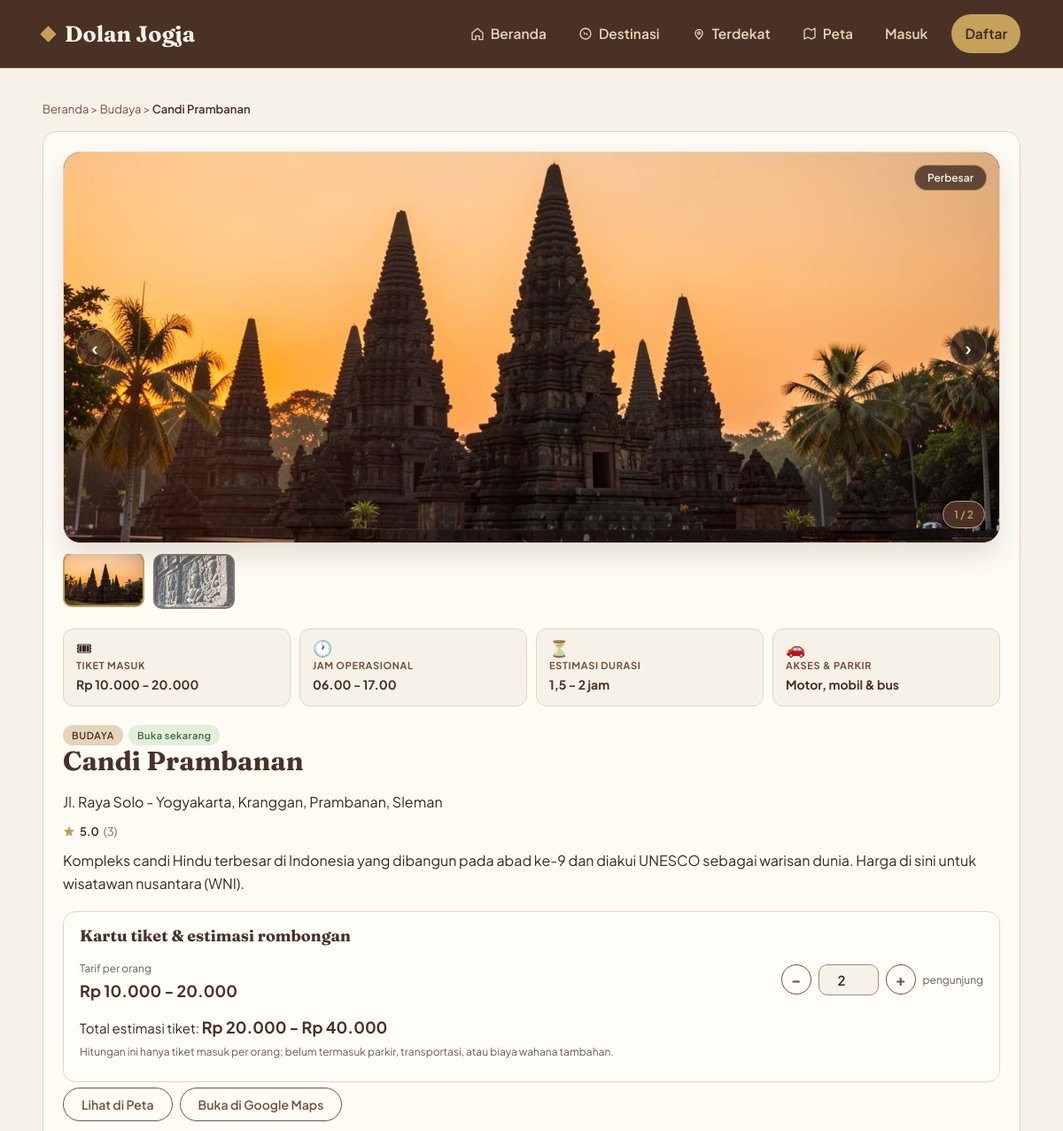
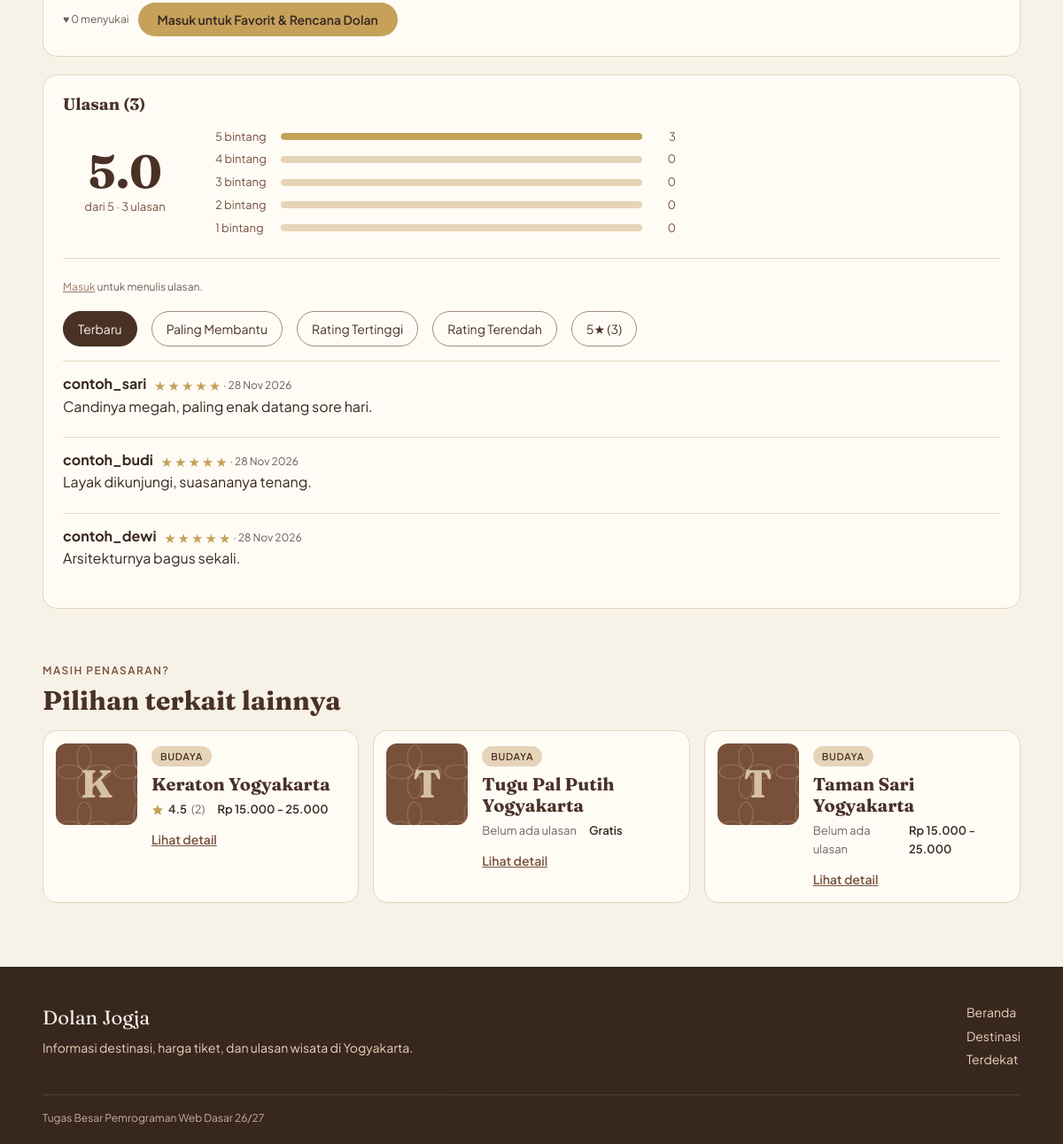
Page /destinasi/detail.php?id=1 on the committed database (2 pictures, top to bottom).
### tables this page shows
CREATE TABLE destinations (
  id INT AUTO_INCREMENT PRIMARY KEY,
  category_id INT NOT NULL,
  nama VARCHAR(100) NOT NULL,
  UNIQUE KEY unik_nama_destinasi (nama),
  lokasi VARCHAR(200) NOT NULL,
  deskripsi TEXT,
  harga_tiket INT NOT NULL DEFAULT 0,
  harga_maks INT DEFAULT NULL,
  jam_buka VARCHAR(100),
  latitude DECIMAL(10,7),
  longitude DECIMAL(10,7),
  foto VARCHAR(255),
  created_at TIMESTAMP DEFAULT CURRENT_TIMESTAMP,
  FOREIGN KEY (category_id) REFERENCES categories(id)
);

CREATE TABLE categories (
  id INT AUTO_INCREMENT PRIMARY KEY,
  nama VARCHAR(50) NOT NULL
);

CREATE TABLE reviews (
  id INT AUTO_INCREMENT PRIMARY KEY,
  destination_id INT NOT NULL,
  user_id INT NOT NULL,
  rating TINYINT NOT NULL,
  komentar TEXT,
  created_at TIMESTAMP DEFAULT CURRENT_TIMESTAMP,
  FOREIGN KEY (destination_id) REFERENCES destinations(id) ON DELETE CASCADE,
  FOREIGN KEY (user_id) REFERENCES users(id) ON DELETE CASCADE
);

CREATE TABLE users (
  id INT AUTO_INCREMENT PRIMARY KEY,
  username VARCHAR(30) NOT NULL UNIQUE,
  email VARCHAR(100) NOT NULL UNIQUE,
  password VARCHAR(255) NOT NULL,
  nama_lengkap VARCHAR(100) NOT NULL,
  no_hp VARCHAR(20) DEFAULT NULL,
  foto VARCHAR(255) DEFAULT NULL,
  role ENUM('user','admin') NOT NULL DEFAULT 'user',
  created_at TIMESTAMP DEFAULT CURRENT_TIMESTAMP
);

### destinasi/detail.php (the view, shortened to what the rows shown need)
<?php
require_once __DIR__ . "/../config/koneksi.php";
require_once __DIR__ . "/../includes/auth.php";
require_once __DIR__ . "/../includes/jam_buka.php";
require_once __DIR__ . "/../includes/ulasan_bantuan.php";
$id = (int) ($_GET["id"] ?? 0);
$st = mysqli_prepare($conn, "SELECT d.*, c.nama AS kategori,
    (SELECT AVG(rating) FROM reviews WHERE destination_id = d.id) AS rata,
    (SELECT COUNT(*) FROM reviews WHERE destination_id = d.id) AS jml_ulasan
    FROM destinations d JOIN categories c ON c.id = d.category_id WHERE d.id = ?");
mysqli_stmt_bind_param($st, "i", $id);
mysqli_stmt_execute($st);
$d = mysqli_fetch_assoc(mysqli_stmt_get_result($st));
$ada_bantuan = pastikan_bantuan_ulasan($conn);
$sql_ulasan = "SELECT r.id, r.user_id, r.rating, r.komentar, r.created_at, u.username";
if ($ada_bantuan) {
    $sql_ulasan .= ",
        (SELECT COUNT(*) FROM review_helps h WHERE h.review_id = r.id) AS membantu,
        (SELECT COUNT(*) FROM review_helps h2 JOIN reviews r2 ON r2.id = h2.review_id WHERE r2.user_id = r.user_id) AS total_membantu";
} else {
    $sql_ulasan .= ", 0 AS membantu, 0 AS total_membantu";
}
$sql_ulasan .= " FROM reviews r JOIN users u ON u.id = r.user_id WHERE r.destination_id = ? ORDER BY r.created_at DESC";
$st = mysqli_prepare($conn, $sql_ulasan);
mysqli_stmt_bind_param($st, "i", $id);
mysqli_stmt_execute($st);
$ulasan_semua = mysqli_fetch_all(mysqli_stmt_get_result($st), MYSQLI_ASSOC);
$distribusi = array(5 => 0, 4 => 0, 3 => 0, 2 => 0, 1 => 0);
foreach ($ulasan_semua as $r) {
    $rt = (int) $r["rating"];
    if (isset($distribusi[$rt])) { $distribusi[$rt]++; }
}
$opsi_urut = array(
    "terbaru"   => "Terbaru",
    "membantu"  => "Paling Membantu",
    "tertinggi" => "Rating Tertinggi",
    "terendah"  => "Rating Terendah",
);
$urut_ulasan = $_GET["urut"] ?? "terbaru";
$filter_bintang = (int) ($_GET["bintang"] ?? 0);
if ($filter_bintang < 1 || $filter_bintang > 5) { $filter_bintang = 0; }
$ulasan = array_values(array_filter($ulasan_semua, function ($r) use ($filter_bintang) {
    return $filter_bintang === 0 || (int) $r["rating"] === $filter_bintang;
}));
$tersimpan = false;
$st = mysqli_prepare($conn, "SELECT COUNT(*) AS n FROM favorites WHERE destination_id = ?");
mysqli_stmt_bind_param($st, "i", $id);
mysqli_stmt_execute($st);
$jml_favorit = (int) mysqli_fetch_assoc(mysqli_stmt_get_result($st))["n"];
$difavoritkan = false;
$harga_min  = (int) $d["harga_tiket"];
$harga_maks = ($d["harga_maks"] !== null && (int) $d["harga_maks"] > $harga_min) ? (int) $d["harga_maks"] : $harga_min;
$st = mysqli_prepare($conn, "SELECT d.id, d.nama, d.foto, d.harga_tiket, d.harga_maks, c.nama AS kategori,
    (SELECT AVG(rating) FROM reviews WHERE destination_id = d.id) AS rata,
    (SELECT COUNT(*) FROM reviews WHERE destination_id = d.id) AS jml_ulasan
    FROM destinations d JOIN categories c ON c.id = d.category_id
    WHERE d.id <> ? ORDER BY (d.category_id = ?) DESC, d.id LIMIT 3");
mysqli_stmt_bind_param($st, "ii", $id, $d["category_id"]);
mysqli_stmt_execute($st);
$terkait = mysqli_fetch_all(mysqli_stmt_get_result($st), MYSQLI_ASSOC);
require_once __DIR__ . "/../includes/header.php";
?>
<div class="wadah"><div class="halaman-isi">
    <p class="breadcrumb">
        <a href="<?php echo BASE_URL; ?>index.php">Beranda</a> &gt;
        <a href="<?php echo BASE_URL; ?>index.php?kategori=<?php echo (int) $d["category_id"]; ?>#destinasi"><?php echo e($d["kategori"]); ?></a> &gt;
        <span class="sekarang"><?php echo e($d["nama"]); ?></span>
    </p>
    <div class="panel">
        <?php
        $daftar_foto = galeri_destinasi($d["id"]);
        $jml_slide = count($daftar_foto);
        ?>
        <?php if ($jml_slide > 0) { ?>
        <div class="galeri-detail" id="galeriDestinasi">
            <div class="galeri-viewport">
            </div>
            <?php if ($jml_slide > 1) { ?>
                <div class="galeri-thumbs" id="galeriThumbs">
                </div>
            <?php } ?>
        </div>
        <?php } else { ?>
            <div class="galeri-destinasi galeri-kosong"><?php echo tampil_monogram($d["kategori"], $d["nama"]); ?></div>
        <?php } ?>
        <div class="info-praktis">
            <div class="info-praktis-item">
                <span class="info-ikon" aria-hidden="true">&#127903;</span>
                <span class="info-label">Tiket masuk</span>
                <strong><?php echo e(rentang_harga($harga_min, $harga_maks)); ?></strong>
            </div>
            <div class="info-praktis-item">
                <span class="info-ikon" aria-hidden="true">&#128336;</span>
                <span class="info-label">Jam operasional</span>
                <strong><?php echo e($d["jam_buka"] ?: "Tidak tersedia"); ?></strong>
            </div>
            <div class="info-praktis-item">
                <span class="info-ikon" aria-hidden="true">&#9203;</span>
                <span class="info-label">Estimasi durasi</span>
                <strong><?php echo e(durasi_kunjungan($d["kategori"])); ?></strong>
            </div>
            <div class="info-praktis-item">
                <span class="info-ikon" aria-hidden="true">&#128663;</span>
                <span class="info-label">Akses &amp; parkir</span>
                <strong><?php echo e(akses_parkir($d["kategori"])); ?></strong>
            </div>
        </div>
        <span class="label"><?php echo e($d["kategori"]); ?></span><?php echo badge_buka($d["jam_buka"]); ?>
        <h2><?php echo e($d["nama"]); ?></h2>
        <p><?php echo e($d["lokasi"]); ?></p>
        <p class="meta-baris"><?php echo tampil_rating($d["rata"], $d["jml_ulasan"]); ?></p>
        <p><?php echo nl2br(e($d["deskripsi"])); ?></p>
        <div class="tiket-estimasi" id="estimasiTiket"
             data-harga-min="<?php echo $harga_min; ?>"
             data-harga-maks="<?php echo $harga_maks; ?>">
            <h3>Kartu tiket &amp; estimasi rombongan</h3>
            <div class="tiket-baris">
                <div class="tiket-tarif">
                    <span class="kecil">Tarif per orang</span>
                    <strong><?php echo e(rentang_harga($harga_min, $harga_maks)); ?></strong>
                </div>
            </div>
            <p class="tiket-total">Total estimasi tiket: <strong id="teksTotalTiket"><?php echo e(rentang_harga($harga_min * 2, $harga_maks * 2)); ?></strong></p>
            <p class="kecil">Hitungan ini hanya tiket masuk per orang; belum termasuk parkir, transportasi, atau biaya wahana tambahan.</p>
        </div>
        <?php if ($d["latitude"] !== null && $d["longitude"] !== null) { ?>
            <p class="tautan-lokasi">
                <a class="tombol tombol-garis" href="<?php echo BASE_URL; ?>peta.php?fokus=<?php echo (int) $d["id"]; ?>">Lihat di Peta</a>
                <a class="tombol tombol-garis" href="https://www.google.com/maps?q=<?php echo e($d["latitude"]); ?>,<?php echo e($d["longitude"]); ?>" target="_blank" rel="noopener noreferrer">Buka di Google Maps</a>
            </p>
        <?php } ?>
        <div class="aksi-destinasi-grup">
            <?php if (sudah_login()) {
                $token_aksi = generate_csrf_token();
            ?>
                <button type="button"
                        class="tombol tombol-garis btn-favorit<?php echo $difavoritkan ? ' aktif' : ''; ?>"
                        data-endpoint="<?php echo BASE_URL; ?>user/toggle_favorit.php"
                        data-id="<?php echo (int) $d["id"]; ?>"
                        data-csrf="<?php echo e($token_aksi); ?>">
                    <span class="ikon-hati"><?php echo $difavoritkan ? "&#9829;" : "&#9825;"; ?></span>
                    <span class="teks-fav"><?php echo $difavoritkan ? "Difavoritkan" : "Favorit"; ?></span>
                    (<span class="hitung-fav"><?php echo $jml_favorit; ?></span>)
                </button>
                <button type="button"
                        class="tombol btn-rencana-toggle<?php echo $tersimpan ? ' tombol-garis' : ''; ?>"
                        data-endpoint="<?php echo BASE_URL; ?>user/toggle_rencana.php"
                        data-id="<?php echo (int) $d["id"]; ?>"
                        data-csrf="<?php echo e($token_aksi); ?>">
                    <?php echo $tersimpan ? "&#10003; Tersimpan di Rencana" : "+ Rencana Dolan"; ?>
                </button>
            <?php } else { ?>
                <span class="kecil">&#9829; <?php echo $jml_favorit; ?> menyukai</span>
                <a class="tombol" href="<?php echo BASE_URL; ?>auth/login.php">Masuk untuk Favorit &amp; Rencana Dolan</a>
            <?php } ?>
        </div>
    </div>
    <div class="panel" id="ulasan">
        <div id="wadah-ulasan">
            <?php if (count($ulasan_semua) > 0) { ?>
                <div class="ulasan-filter">
                    <?php
                    $base_ulasan = BASE_URL . "destinasi/detail.php?id=" . (int) $d["id"];
                    foreach ($opsi_urut as $k_urut => $lbl_urut) {
                        $href = $base_ulasan . "&urut=" . $k_urut . ($filter_bintang > 0 ? "&bintang=" . $filter_bintang : "") . "#ulasan";
                    ?>
                        <a class="chip<?php echo $urut_ulasan === $k_urut ? ' aktif' : ''; ?>" href="<?php echo e($href); ?>"><?php echo e($lbl_urut); ?></a>
                    <?php } ?>
                    <?php if ($filter_bintang > 0) { ?>
                        <a class="chip" href="<?php echo e($base_ulasan . "&urut=" . $urut_ulasan . "#ulasan"); ?>">Semua bintang (Reset)</a>
                    <?php } else { ?>
                        <?php for ($b = 5; $b >= 1; $b--) { if ($distribusi[$b] > 0) { ?>
                            <a class="chip" href="<?php echo e($base_ulasan . "&urut=" . $urut_ulasan . "&bintang=" . $b . "#ulasan"); ?>"><?php echo $b; ?>&#9733; (<?php echo $distribusi[$b]; ?>)</a>
                        <?php } } ?>
                    <?php } ?>
                </div>
            <?php } ?>
            <?php foreach ($ulasan as $r) {
                $nilai_rt = (int) $r["rating"];
            ?>
                <div class="ulasan-item">
                    <strong><?php echo e($r["username"]); ?></strong>
                    <span class="bintang-tampil" title="<?php echo $nilai_rt; ?>/5">
                        <?php for ($s = 1; $s <= 5; $s++) { ?>
                            <span class="<?php echo $s <= $nilai_rt ? 'isi' : 'kosong'; ?>">&#9733;</span>
                        <?php } ?>
                    </span>
                    <span class="kecil"> &middot; <?php echo e(date("d M Y", strtotime($r["created_at"]))); ?></span>
                    <p><?php echo nl2br(e($r["komentar"])); ?></p>
                </div>
            <?php } ?>
        </div>
    </div>
    <?php if (count($terkait) > 0) { ?>
    <div class="bagian">
        <h2>Pilihan terkait lainnya</h2>
        <div class="terkait-grid">
            <?php foreach ($terkait as $t) { ?>
                <div class="baris-kecil kartu-klik">
                    <?php echo tampil_foto($t["foto"], $t["kategori"], $t["nama"]); ?>
                    <div>
                        <span class="label"><?php echo e($t["kategori"]); ?></span>
                        <h3><?php echo e($t["nama"]); ?></h3>
                        <p class="meta-baris"><?php echo tampil_rating($t["rata"], $t["jml_ulasan"]); ?><span><?php echo e(rentang_harga($t["harga_tiket"], $t["harga_maks"])); ?></span></p>
                        <a href="<?php echo BASE_URL; ?>destinasi/detail.php?id=<?php echo (int) $t["id"]; ?>">Lihat detail</a>
                    </div>
                </div>
            <?php } ?>
        </div>
    </div>
    <?php } ?>
</div></div>
<?php require_once __DIR__ . "/../includes/footer.php"; ?>

### includes/fungsi.php (shortened to what the rows shown need)
<?php
function e($teks) {
    return htmlspecialchars((string) $teks, ENT_QUOTES, "UTF-8");
}
function rentang_harga($min, $maks) {
    if ((int) $min === 0 && ($maks === null || (int) $maks === 0)) {
        return "Gratis";
    }
    $teks = "Rp " . number_format($min, 0, ",", ".");
    if ($maks !== null && (int) $maks > (int) $min) {
        $teks .= " - " . number_format($maks, 0, ",", ".");
    }
    return $teks;
}
function foto_ada($foto) {
    $berkas = basename((string) $foto);
    return is_file(__DIR__ . "/../assets/uploads/destinasi/" . $berkas);
}
function tampil_monogram($kategori, $nama) {
    $kelas = "ph-" . strtolower(preg_replace("/[^a-zA-Z0-9]/", "", (string) $kategori));
    $huruf = mb_strtoupper(mb_substr((string) $nama, 0, 1, "UTF-8"), "UTF-8");
    return '<div class="foto-bingkai"><div class="ph ' . $kelas . '"><span>' . e($huruf) . '</span></div></div>';
}
function tampil_foto($foto, $kategori, $nama) {
    if (!foto_ada($foto)) {
        return tampil_monogram($kategori, $nama);
    }
    return '<div class="foto-bingkai"><img src="' . BASE_URL . 'assets/uploads/destinasi/' . rawurlencode(basename((string) $foto)) . '" alt="Foto ' . e($nama) . '" width="600" height="400" /></div>';
}
function galeri_destinasi($id) {
    global $conn;
    $id = (int) $id;
    $hasil = array();
    $folder = __DIR__ . "/../assets/uploads/destinasi/galeri/" . $id;
    $url_folder = BASE_URL . "assets/uploads/destinasi/galeri/" . $id . "/";
    if (isset($conn) && $conn instanceof mysqli) {
        $st = @mysqli_prepare($conn, "SELECT id, nama_file, keterangan FROM destination_photos WHERE destination_id = ? ORDER BY urutan, id");
        if ($st) {
            mysqli_stmt_bind_param($st, "i", $id);
            mysqli_stmt_execute($st);
            $baris = mysqli_fetch_all(mysqli_stmt_get_result($st), MYSQLI_ASSOC);
        }
    }
    if (is_dir($folder)) {
        $berkas = glob($folder . "/*");
        if ($berkas) {
            sort($berkas, SORT_NATURAL);
            $izin = array("jpg", "jpeg", "png", "webp");
            foreach ($berkas as $jalur) {
                $ext = strtolower(pathinfo($jalur, PATHINFO_EXTENSION));
                $nama_file = basename($jalur);
                $hasil[] = array(
                    "id"         => null,
                    "berkas"     => $nama_file,
                    "url"        => $url_folder . rawurlencode($nama_file),
                    "keterangan" => null,
                );
            }
        }
    }
    return $hasil;
}
function durasi_kunjungan_menit($kategori) {
    $k = strtolower(trim((string) $kategori));
    if (strpos($k, "budaya") !== false) { return array(90, 120); }
    return array(90, 120);
}
function jam_ringkas($menit) {
    $menit = (int) $menit;
    return ($menit % 60 === 0) ? (string) ($menit / 60) : number_format($menit / 60, 1, ",", ".");
}
function durasi_kunjungan($kategori) {
    list($min, $maks) = durasi_kunjungan_menit($kategori);
    return jam_ringkas($min) . " - " . jam_ringkas($maks) . " jam";
}
function akses_parkir($kategori) {
    $k = strtolower(trim((string) $kategori));
    if (strpos($k, "budaya") !== false) { return "Motor, mobil & bus"; }
    return "Motor & mobil";
}
function tampil_rating($rata, $jumlah) {
    if ((int) $jumlah === 0) {
        return '<span class="rating redup">Belum ada ulasan</span>';
    }
    return '<span class="rating"><span class="bintang"></span>' . number_format($rata, 1) . ' <span class="redup">(' . (int) $jumlah . ')</span></span>';
}

### rows in the picture
destinations: category.nama "Budaya", nama "Candi Prambanan", rentang_harga($harga_min, $harga_maks) "Rp 10.000 - 20.000", jam_buka "06.00 - 17.00", category.nama "1,5 - 2 jam", category.nama "Motor, mobil & bus", category.nama "BUDAYA", lokasi "Jl. Raya Solo - Yogyakarta, Kranggan, Prambanan, Sleman", deskripsi "Kompleks candi Hindu terbesar di Indonesia yang dibangun pada abad ke-9 dan diakui UNESCO sebagai warisan dunia. Harga di sini untuk wisatawan nusantara (WNI).", b "3"
reviews: user.username "contoh_sari", created_at "28 Nov 2026", komentar "Candinya megah, paling enak datang sore hari."
reviews: user.username "contoh_budi", created_at "28 Nov 2026", komentar "Layak dikunjungi, suasananya tenang."
reviews: user.username "contoh_dewi", created_at "28 Nov 2026", komentar "Arsitekturnya bagus sekali."
destinations: nama "K", category.nama "BUDAYA", nama "Keraton Yogyakarta", rata "4.5", jumlah "2", rentang_harga($t["harga_tiket"], $t["harga_maks"]) "Rp 15.000 - 25.000"
destinations: nama "T", category.nama "BUDAYA", nama "Tugu Pal Putih Yogyakarta", shows "Belum ada ulasan", rentang_harga($t["harga_tiket"], $t["harga_maks"]) "Gratis"
destinations: nama "T", category.nama "BUDAYA", nama "Taman Sari Yogyakarta", shows "Belum ada ulasan", rentang_harga($t["harga_tiket"], $t["harga_maks"]) "Rp 15.000 - 25.000"

### other values in the picture
$rata "5.0"
$jumlah "3"
$jml_favorit "0"
count($ulasan_semua) "3"
$d["rata"] "5.0"
$jml_b "3"
$jml_b "0"
$lbl_urut "Terbaru"
$lbl_urut "Paling Membantu"
$lbl_urut "Rating Tertinggi"
$lbl_urut "Rating Terendah"
